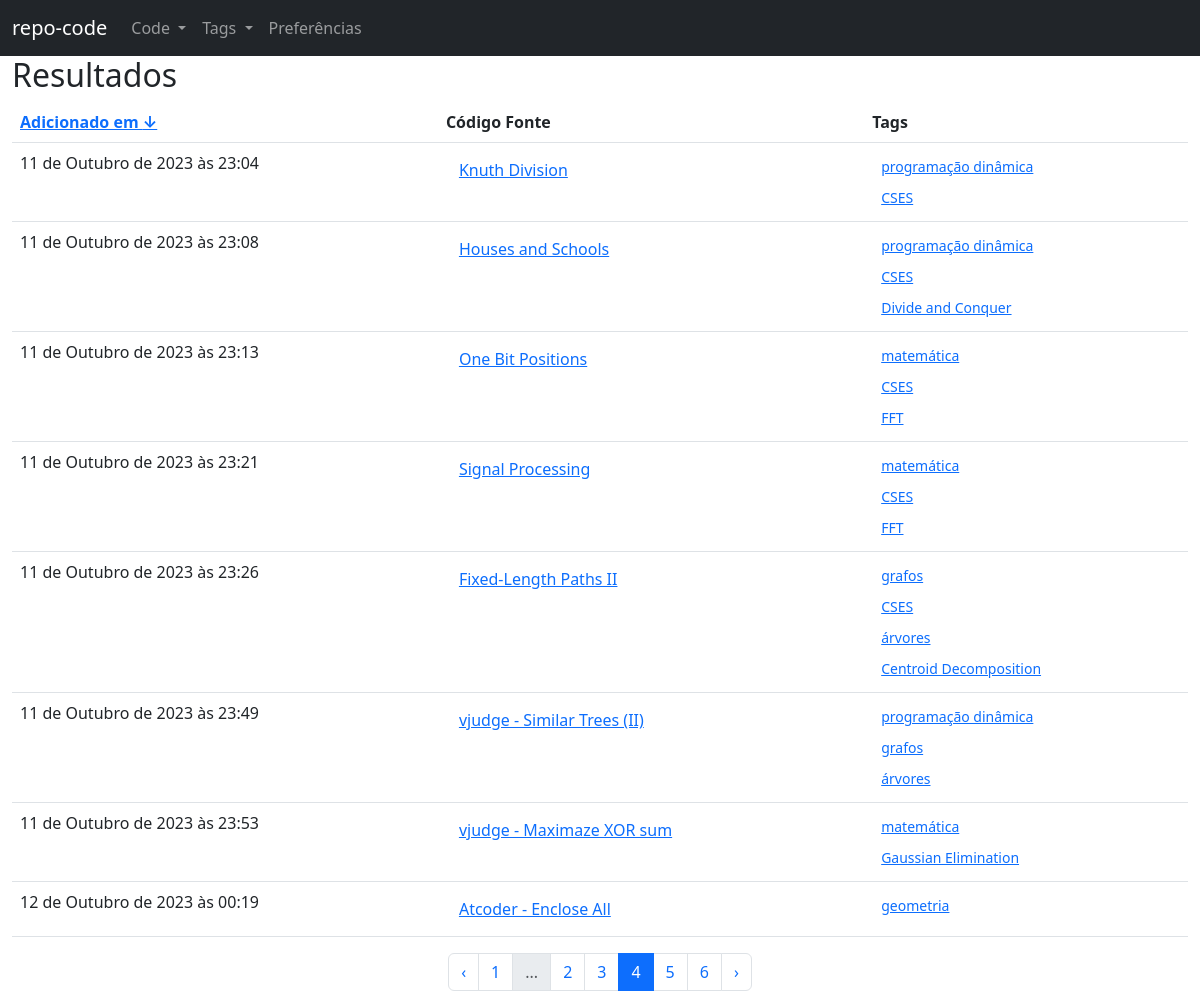
The page /repo/code/search/?title=&asc=1&page=4&language=-1&fromDate=0001-01-01&toDate=2024-01-25&logicTag=AND on the database as committed earlier.
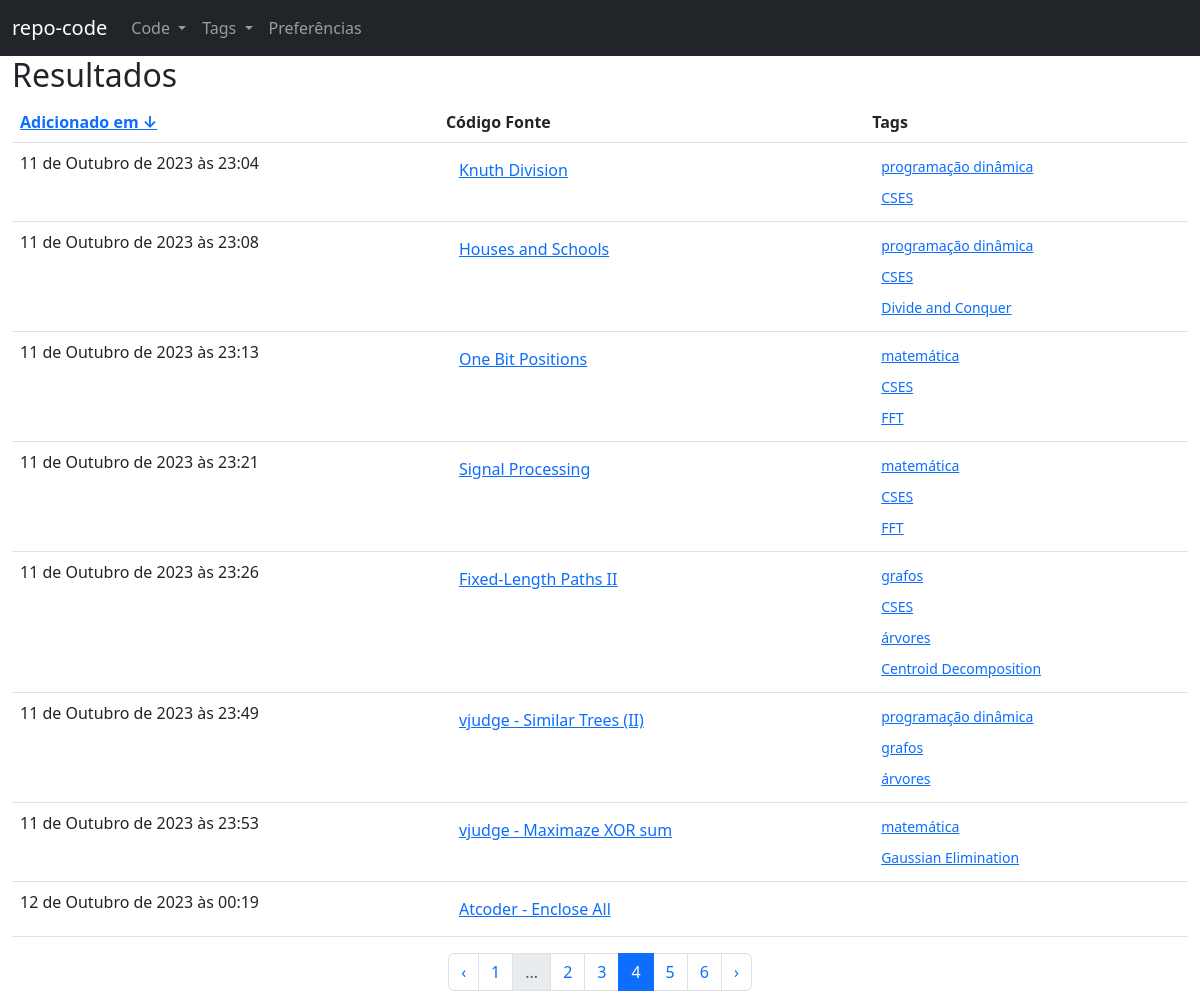
The same page on the database as committed later.
### repo/models.py (models this page shows, shortened)
class Code(models.Model):
    LANGUAGE_CHOICES = (
        ("c++", "c++"),
        ("py", "python"),
        ("c", "c"),
        ("java", "java"),
        ("c#", "c#"),
        ("js", "javascript")
    )
    DICT_LANGUAGES_CHOICES = dict(LANGUAGE_CHOICES)
    title = models.CharField(max_length = 100)
    createdAt = models.DateTimeField(default = timezone.now)
    updatedAt = models.DateTimeField(default = timezone.now)
    description = models.TextField()
    source = models.TextField()
    tags = models.ManyToManyField(Tag)
    original = models.CharField(max_length = 100)
    language = models.CharField(max_length = 10, choices = LANGUAGE_CHOICES)

class Tag(models.Model):
    name = models.CharField(max_length = 50)
    human_name = models.CharField(max_length = 50)
    description = models.TextField()

### repo/code_views.py (the view, shortened to what this page needs)
# urls.py: path('search/', code_views.search_by_keywords, name = 'repo_search_by_keys'),
@require_http_methods(['GET'])
def search_by_keywords(request):
    title = request.GET.get('title', '')
    tags = list(map(int, request.GET.getlist('tags')))
    page = int(request.GET.get('page', 1))
    asc = int(request.GET.get('asc', 1))
    language = request.GET.get('language', '-1')
    fromDate = request.GET.get('fromDate', '0001-01-01')
    toDate = request.GET.get('toDate', timezone.now().date().__str__())
    textKeywords = request.GET.get('filterText', '').split()
    logicTag = request.GET.get('logicTag', 'AND')
    MAX_ITEMS_PER_PAGE = 8
    low = (page - 1) * MAX_ITEMS_PER_PAGE
    high = page * MAX_ITEMS_PER_PAGE
    condition = Q(title__contains = title) & Q(createdAt__date__range = (fromDate, toDate))
    sources = Code.objects.all()
    if len(textKeywords):
        OR = Q(description__contains = textKeywords[0])
        for i in range(1, len(textKeywords)):
            OR = OR | Q(description__contains = textKeywords[i])
        condition = condition & OR
    if language != '-1': condition = condition & Q(language = language)
    sources = sources.filter(condition).distinct()
    sources = sources.order_by('createdAt') if asc == 1 else sources.order_by('-createdAt')
    total_results = sources.count()
    sources = sources[low : high]
    URL_FLIP_CREATEDAT_PARAMS = {'page': page,
                                 'asc': asc ^ 1,
                                 'title': title,
                                 'language': language,
                                 'fromDate': fromDate,
                                 'toDate': toDate,
                                 'tags': tags,
                                 'logicTag': logicTag
                                }
    URL_FLIP_CREATEDAT = f"{reverse('repo_search_by_keys')}?{urlencode(URL_FLIP_CREATEDAT_PARAMS, True)}"
    URL_PREVIOUS_PARAMS = {
        'title': title,
        'asc': asc,
        'page': page - 1,
        'language': language,
        'fromDate': fromDate,
        'toDate': toDate,
        'tags': tags,
        'logicTag': logicTag
    }
    URL_PREVIOUS = f"{reverse('repo_search_by_keys')}?{urlencode(URL_PREVIOUS_PARAMS, True)}"
    URL_NEXT_PARAMS = {
        'title': title,
        'asc': asc,
        'page': page + 1,
        'language': language,
        'fromDate': fromDate,
        'toDate': toDate,
        'tags': tags,
        'logicTag': logicTag
    }
    URL_NEXT = f"{reverse('repo_search_by_keys')}?{urlencode(URL_NEXT_PARAMS, True)}"
    URL_PAGES = []
    URL_FIRST_PARAMS = {
        'title': title,
        'asc': asc,
        'page': 1,
        'language': language,
        'fromDate': fromDate,
        'toDate': toDate,
        'tags': tags,
        'logicTag': logicTag
    }
    URL_FIRST = f"{reverse('repo_search_by_keys')}?{urlencode(URL_FIRST_PARAMS, True)}"
    start_delta = max(1, page - 2) - page
    for delta in range(start_delta, start_delta + 5):
        p = page + delta
        if p > 0 and (p - 1) * MAX_ITEMS_PER_PAGE < total_results:
            URL_PARAMS = {'title': title,
                          'asc': asc,
                          'page': p,
                          'language': language,
                          'fromDate': fromDate,
                          'toDate': toDate,
                          'tags': tags,
                          'logicTag': logicTag
                          }
            URL = f"{reverse('repo_search_by_keys')}?{urlencode(URL_PARAMS, True)}"
            URL_PAGES.append((p, p == page , URL))
    return render(request, 'code/search_by_keys.html', {
        'sources': sources,
        'URL_FLIP_CREATEDAT': URL_FLIP_CREATEDAT,
        'URL_PAGES': URL_PAGES,
        'asc': asc,
        'total_results': total_results,
        'URL_PREVIOUS': URL_PREVIOUS if page > 1 else False,
        'URL_NEXT': URL_NEXT if page * MAX_ITEMS_PER_PAGE < total_results else False,
        'URL_FIRST': URL_FIRST if len(URL_PAGES) and URL_PAGES[0][0] > 1 else None
    })

### repo/templates/code/search_by_keys.html (shortened to what this page needs)
{% extends "base.html" %}
{% block 'main' %}
<div class = "container-fluid">
    <div class = "row">
        <h2>Resultados</h2>
    </div>
        <table class = "table">
        <thead>
            <tr>
                <th>
                    <a href = "{{ URL_FLIP_CREATEDAT }}">
                        Adicionado em
                        {% if asc %}
                            &#8595;
                        {% else %}
                            &#8593;
                        {% endif %}
                    </a>
                </th>
                <th>Código Fonte</th>
                <th>Tags</th>
            </tr>
        </thead>
        <tbody>
            {% for source in sources.all %}
                <tr>
                    <td>
                        {{ source.createdAt }}
                    </td>
                    <td>
                        <a href = "{% url 'repo_code_view' source.id %}" class = "btn btn-link"> {{ source.title }} </a>
                    </td>
                    <td>
                        {% for tag in source.tags.all %}
                            <a class = "btn btn-link btn-sm" href = "{% url 'repo_tag_view' tag.id %}">{{tag.human_name}}</a>
                            <br>
                        {% endfor %}
                    </td>
                </tr>
            {% endfor %}
        </tbody>
    </table>
    <nav>
        <ul class = "pagination justify-content-center">
            {% if URL_PREVIOUS %}
                <li class="page-item">
      		        <a class="page-link" href="{{URL_PREVIOUS}}">&lsaquo;</a>
   		        </li>
            {% else %}
                <li class="page-item disabled">
      			    <a class="page-link" href="#" tabindex="-1">&lsaquo;</a>
   			    </li>
            {% endif %}
            {% if URL_FIRST %}
                <li class="page-item">
                    <a class="page-link" href="{{URL_FIRST}}">1</a>
                </li>
                <li class="page-item disabled">
                    <a class="page-link" href="#" tabindex="-1">...</a>
                </li>
            {% endif %}
            {% for page, current, URL in URL_PAGES %}
                {% if current %}
                <li class = "page-item active">
				    <a href = "{{URL}}" class = "page-link"> {{page}} </a>
			    </li>
                {% else %}
                <div class = "page-item">
				    <a href = "{{URL}}" class = "page-link"> {{page}} </a>
			    </div>
                {% endif %}
            {% endfor %}
            {% if URL_NEXT %}
                <li class="page-item">
      		        <a class="page-link" href="{{URL_NEXT}}">&rsaquo;</a>
   		        </li>
            {% else %}
                <li class="page-item disabled">
      			    <a class="page-link" href="#" tabindex="-1">&rsaquo;</a>
   			    </li>
            {% endif %}
        </ul>
    </nav>
</div>
{% endblock %}

Rows that differ between the two databases and show on the page:
changed Code "12 de Outubro de 2023 às 00:19": loses Tag (human_name "geometria")
